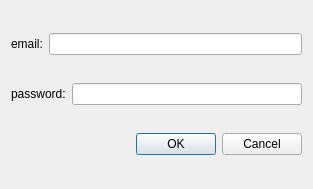
<?xml version="1.0" encoding="UTF-8"?>
<ui version="4.0">
 <class>signup_dialog</class>
 <widget class="QDialog" name="signup_dialog">
  <property name="geometry">
   <rect>
    <x>0</x>
    <y>0</y>
    <width>313</width>
    <height>189</height>
   </rect>
  </property>
  <property name="windowTitle">
   <string>Dialog</string>
  </property>
  <layout class="QVBoxLayout" name="verticalLayout">
   <item>
    <layout class="QHBoxLayout" name="horizontalLayout">
     <item>
      <widget class="QLabel" name="email_lbl">
       <property name="text">
        <string>email:</string>
       </property>
      </widget>
     </item>
     <item>
      <widget class="QLineEdit" name="email_edt"/>
     </item>
    </layout>
   </item>
   <item>
    <layout class="QHBoxLayout" name="horizontalLayout_2">
     <item>
      <widget class="QLabel" name="pswrd_lbl">
       <property name="text">
        <string>password:</string>
       </property>
      </widget>
     </item>
     <item>
      <widget class="QLineEdit" name="pswrd_edt"/>
     </item>
    </layout>
   </item>
   <item>
    <widget class="QDialogButtonBox" name="buttonBox">
     <property name="orientation">
      <enum>Qt::Orientation::Horizontal</enum>
     </property>
     <property name="standardButtons">
      <set>QDialogButtonBox::StandardButton::Cancel|QDialogButtonBox::StandardButton::Ok</set>
     </property>
    </widget>
   </item>
  </layout>
 </widget>
 <resources/>
 <connections>
  <connection>
   <sender>buttonBox</sender>
   <signal>accepted()</signal>
   <receiver>signup_dialog</receiver>
   <slot>accept()</slot>
   <hints>
    <hint type="sourcelabel">
     <x>248</x>
     <y>254</y>
    </hint>
    <hint type="destinationlabel">
     <x>157</x>
     <y>274</y>
    </hint>
   </hints>
  </connection>
  <connection>
   <sender>buttonBox</sender>
   <signal>rejected()</signal>
   <receiver>signup_dialog</receiver>
   <slot>reject()</slot>
   <hints>
    <hint type="sourcelabel">
     <x>316</x>
     <y>260</y>
    </hint>
    <hint type="destinationlabel">
     <x>286</x>
     <y>274</y>
    </hint>
   </hints>
  </connection>
 </connections>
</ui>
